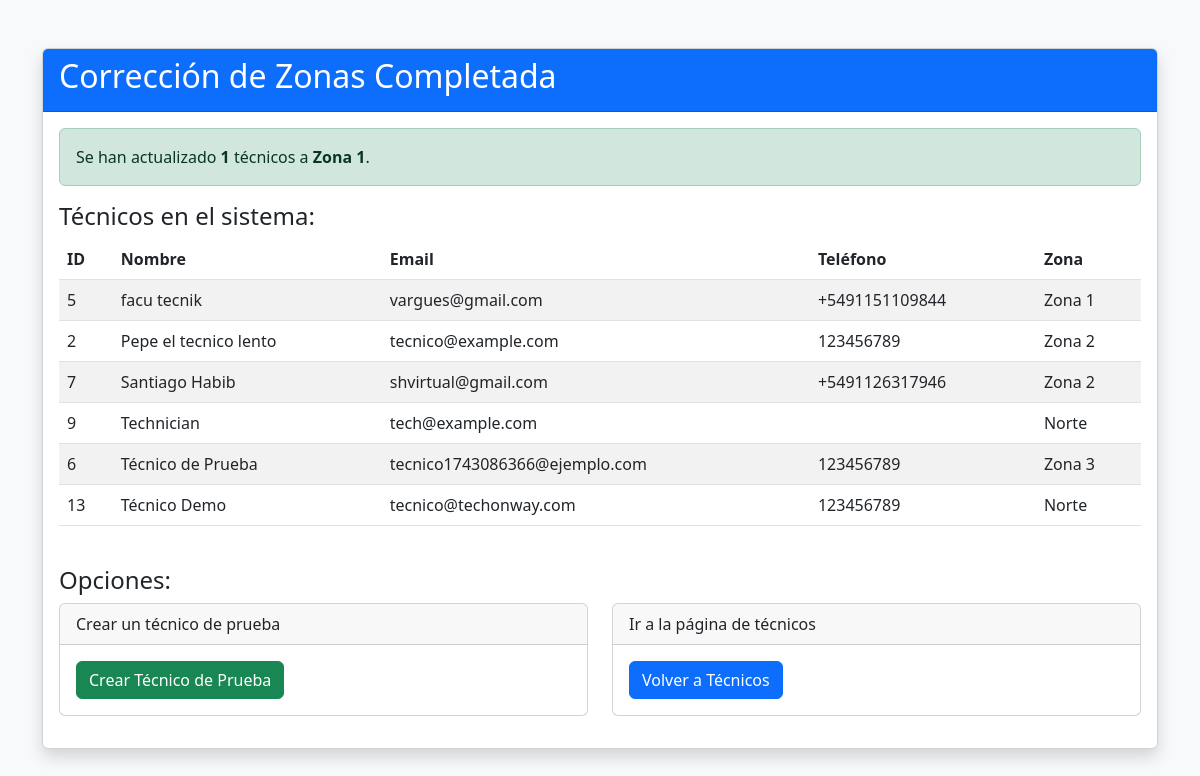
The app's page /fix_zones.php with its own data.
### tables this page shows
CREATE TABLE `users` (
  `id` int(11) NOT NULL,
  `name` varchar(100) NOT NULL,
  `email` varchar(100) NOT NULL,
  `password` varchar(255) NOT NULL,
  `phone` varchar(20) DEFAULT NULL,
  `avatar` varchar(255) DEFAULT NULL,
  `role` enum('admin','technician') NOT NULL,
  `zone` varchar(50) DEFAULT NULL,
  `created_at` timestamp NOT NULL DEFAULT current_timestamp(),
  `updated_at` timestamp NOT NULL DEFAULT current_timestamp() ON UPDATE current_timestamp()
);

### fix_zones.php (the view, shortened to what this page needs)
<?php
$db = Database::getInstance();
$pdo = $db->getConnection();
try {
    $stmt = $pdo->prepare("UPDATE users SET zone = 'Zona 1' WHERE role = 'technician'");
    $stmt->execute();
    $rowCount = $stmt->rowCount();
    $technicians = $pdo->query("SELECT id, name, email, phone, zone FROM users WHERE role = 'technician' ORDER BY name")->fetchAll(PDO::FETCH_ASSOC);
    echo "<!DOCTYPE html>
    <html lang='es'>
    <head>
        <meta charset='UTF-8'>
        <meta name='viewport' content='width=device-width, initial-scale=1.0'>
        <title>Corrección de Zonas</title>
        <link href='https://cdn.jsdelivr.net/npm/bootstrap@5.3.0-alpha1/dist/css/bootstrap.min.css' rel='stylesheet'>
    </head>
    <body class='bg-light'>
        <div class='container py-5'>
            <div class='card shadow'>
                <div class='card-header bg-primary text-white'>
                    <h2>Corrección de Zonas Completada</h2>
                </div>
                <div class='card-body'>
                    <div class='alert alert-success'>
                        Se han actualizado <strong>{$rowCount}</strong> técnicos a <strong>Zona 1</strong>.
                    </div>
                    <h4>Técnicos en el sistema:</h4>
                    <div class='table-responsive'>
                        <table class='table table-striped'>
                            <thead>
                                <tr>
                                    <th>ID</th>
                                    <th>Nombre</th>
                                    <th>Email</th>
                                    <th>Teléfono</th>
                                    <th>Zona</th>
                                </tr>
                            </thead>
                            <tbody>";
    if (count($technicians) > 0) {
        foreach ($technicians as $tech) {
            $zone = isset($tech['zone']) && !empty($tech['zone']) ? $tech['zone'] : 'No asignada';
            echo "<tr>
                    <td>{$tech['id']}</td>
                    <td>{$tech['name']}</td>
                    <td>{$tech['email']}</td>
                    <td>{$tech['phone']}</td>
                    <td>{$zone}</td>
                  </tr>";
        }
    } else {
        echo "<tr><td colspan='5' class='text-center'>No hay técnicos en el sistema</td></tr>";
    }
    echo "      </tbody>
                        </table>
                    </div>
                    <h4 class='mt-4'>Opciones:</h4>
                    <div class='row'>
                        <div class='col-md-6'>
                            <div class='card mb-3'>
                                <div class='card-header'>Crear un técnico de prueba</div>
                                <div class='card-body'>
                                    <form method='post' action='fix_zones.php'>
                                        <input type='hidden' name='action' value='create_test_technician'>
                                        <button type='submit' class='btn btn-success'>Crear Técnico de Prueba</button>
                                    </form>
                                </div>
                            </div>
                        </div>
                        <div class='col-md-6'>
                            <div class='card mb-3'>
                                <div class='card-header'>Ir a la página de técnicos</div>
                                <div class='card-body'>
                                    <a href='admin/technicians.php' class='btn btn-primary'>Volver a Técnicos</a>
                                </div>
                            </div>
                        </div>
                    </div>
                </div>
            </div>
        </div>
    </body>
    </html>";
} catch (Exception $e) {
    echo "<!DOCTYPE html>
    <html lang='es'>
    <head>
        <meta charset='UTF-8'>
        <meta name='viewport' content='width=device-width, initial-scale=1.0'>
        <title>Error</title>
        <link href='https://cdn.jsdelivr.net/npm/bootstrap@5.3.0-alpha1/dist/css/bootstrap.min.css' rel='stylesheet'>
    </head>
    <body class='bg-light'>
        <div class='container py-5'>
            <div class='card shadow border-danger'>
                <div class='card-header bg-danger text-white'>
                    <h2>Error</h2>
                </div>
                <div class='card-body'>
                    <div class='alert alert-danger'>
                        Ocurrió un error: " . $e->getMessage() . "
                    </div>
                    <a href='admin/technicians.php' class='btn btn-primary'>Volver a Técnicos</a>
                </div>
            </div>
        </div>
    </body>
    </html>";
}

### records on screen
users: id "5", name "facu tecnik", email "vargues@gmail.com", phone "+5491151109844", zone "Zona 1"
users: id "2", name "Pepe el tecnico lento", email "tecnico@example.com", phone "123456789", zone "Zona 2"
users: id "7", name "Santiago Habib", email "shvirtual@gmail.com", phone "+5491126317946", zone "Zona 2"
users: id "9", name "Technician", email "tech@example.com", zone "Norte"
users: id "6", name "Técnico de Prueba", email "tecnico1743086366@ejemplo.com", phone "123456789", zone "Zona 3"
users: id "13", name "Técnico Demo", email "tecnico@techonway.com", phone "123456789", zone "Norte"

### other values on screen
$rowCount "1"
